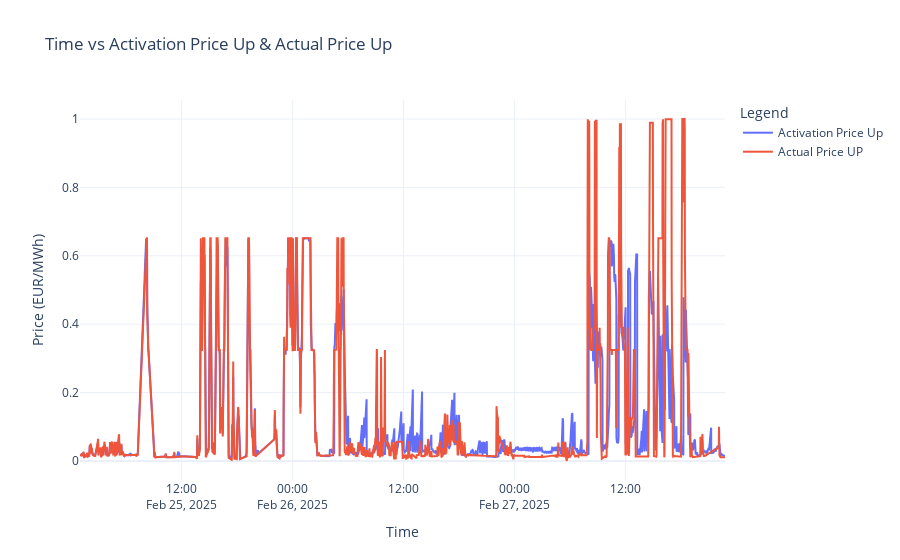

The code cell stored with this chart in its notebook:
### Code cell
# plot the results
import plotly.graph_objects as go
from plotly.subplots import make_subplots
import plotly.graph_objects as go

fig = go.Figure()
fig.add_trace(go.Scatter(x=output_df.index, y=output_df.iloc[:,0], mode='lines', name='Activation Price Up'))
fig.add_trace(go.Scatter(x=output_df.index, y=output_df.iloc[:,1], mode='lines', name='Actual Price UP'))
fig.update_layout(title='Time vs Activation Price Up & Actual Price Up',xaxis_title='Time',yaxis_title='Price (EUR/MWh)',legend_title='Legend',template='plotly_white')
fig.show()

### Figure 1 — Plotly figure (JSON) as saved in the notebook; plotly's stock layout.template omitted (floating-point values rounded to 4 significant figures; data arrays with more than 128 entries replaced by an {"elided": "..."} marker saying what was removed)
{"data": [{"mode": "lines", "name": "Activation Price Up", "type": "scatter", "x": {"elided": "4185 str values"}, "y": {"elided": "4185 float values"}}, {"mode": "lines", "name": "Actual Price UP", "type": "scatter", "x": {"elided": "4185 str values"}, "y": {"elided": "4185 float values"}}], "layout": {"legend": {"title": {"text": "Legend"}}, "title": {"text": "Time vs Activation Price Up & Actual Price Up"}, "xaxis": {"title": {"text": "Time"}}, "yaxis": {"title": {"text": "Price (EUR/MWh)"}}}}
